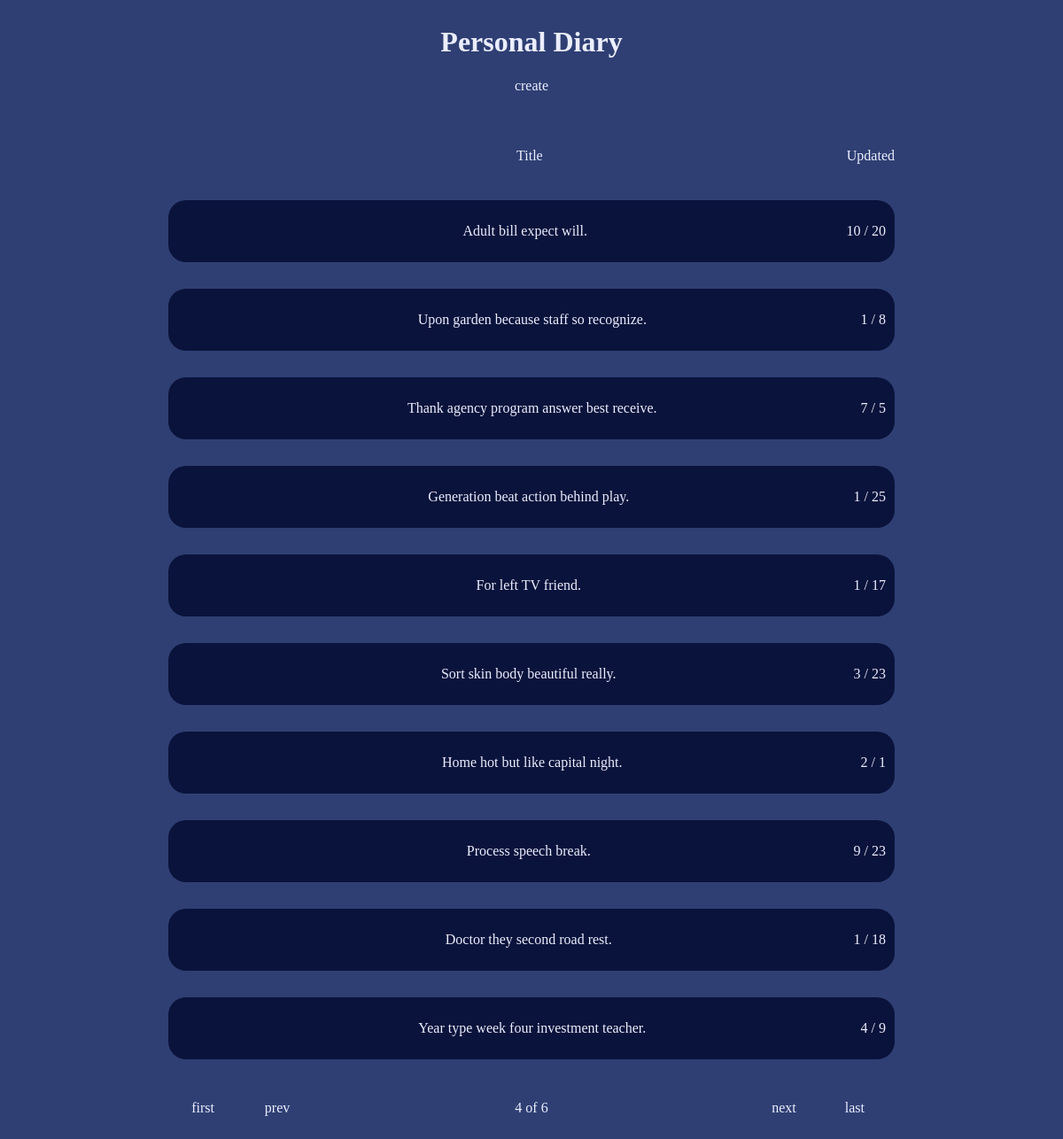
Page /posts/?page=4 on the committed database.
### posts/models.py (models this page shows, shortened)
class Post(models.Model):
    title = models.CharField(max_length=50)
    content = models.TextField(validators=[MinLengthValidator(10, 'need at least 10 letters.'),
                                        validateSymbols])
    createdAt = models.DateTimeField(verbose_name="Date Created", auto_now_add=True)
    modifiedAt = models.DateTimeField(verbose_name="Date Modified", auto_now=True)

### posts/views.py (the view)
# urls.py: path('posts/', views.PostListView.as_view(), name='post-list'),
class PostListView(ListView):
    model = Post
    ordering = ['-modifiedAt']
    paginate_by = 10
    def get_context_data(self, **kwargs):
        context = super().get_context_data(**kwargs)
        context['today'] = date.today()
        return context

### posts/templates/posts/post_list.html (shortened to what this page needs)
{% extends './base.html' %}
{% load static %}
{% block css%}
<link rel="stylesheet" href={% static 'posts/css/style.css' %}>
{% endblock css%}
{% block header %}
<h1 id="title">Personal Diary</h1>
<a href={% url 'post-create' %}>create</a>
{% endblock header %}
{% block container%}
{% if page_obj.object_list %}
<div class="header">
  <div class="title">
    Title
  </div>
  <div class="updated">
    Updated
  </div>
</div>
{% for post in page_obj.object_list %}
  <a href={% url 'post-detail' post.id %}>
    <div class="contentContainer">
      <div class="title">
        {{post.title}}
      </div>
      <div class="updated">
        {% if post.modifiedAt.day == today.day %}
        {{post.modifiedAt|time:"H:i"}}
        {% else %}
        {{post.modifiedAt.month}} / {{post.modifiedAt.day}}
        {% endif %}
      </div>
    </div>
{% endfor%}
      <div class="paginator">
        {% if page_obj.has_previous %}
          <a href="?page=1" class="first">first</a>
          <a href="?page={{ page_obj.previous_page_number }}" class="prev">prev</a>
        {% else %}
          <div class="first"></div>
          <div class="prev"></div>
        {% endif %}
        <span>
          <p>{{page_obj.number}} of {{page_obj.paginator.num_pages}}</p>
        </span>
        {% if page_obj.has_next %}
          <a href="?page={{page_obj.next_page_number}}" class="next">next</a>
          <a href="?page={{page_obj.paginator.num_pages}}" class="last">last</a>
        {% else %}
          <div class="next"></div>
          <div class="last"></div>
        {% endif %}
      </div>
{% else %}
<div class="blank">
  <p>No Content</p>
</div>
{% endif %} {% endblock container%}

### posts/static/posts/css/style.css (style rules this page uses)
* { color: rgb(235, 238, 255); }
body { background-color: rgb(47 63 115); display: flex; flex-direction: column; align-items: center; }
h1 { text-align: center; }
a { text-decoration: none; }
.header, .contentContainer { background-color: rgb(10 19 59); border-radius: 20px; width: 800px; height: 50px; margin-bottom: 30px; padding: 10px; display: flex; justify-content: space-between; align-items: center; }
.header { background-color: rgb(47 63 115); height: 20px; position: relative; left: 10px; }
.title { margin-left: 30px; text-align: center; flex: 1; }
.paginator { display: flex; justify-content: space-around; align-items: center; }
.paginator > *:not(span) { width: 30px; }
.paginator .next { margin-left: 200px; }
.paginator .prev { margin-right: 200px; }

### rows in the picture
Post: title "Adult bill expect will.", modifiedAt.month "10", modifiedAt.day "20"
Post: title "Upon garden because staff so recognize.", modifiedAt.month "1", modifiedAt.day "8"
Post: title "Thank agency program answer best receive.", modifiedAt.month "7", modifiedAt.day "5"
Post: title "Generation beat action behind play.", modifiedAt.month "1", modifiedAt.day "25"
Post: title "For left TV friend.", modifiedAt.month "1", modifiedAt.day "17"
Post: title "Sort skin body beautiful really.", modifiedAt.month "3", modifiedAt.day "23"
Post: title "Home hot but like capital night.", modifiedAt.month "2", modifiedAt.day "1"
Post: title "Process speech break.", modifiedAt.month "9", modifiedAt.day "23"
Post: title "Doctor they second road rest.", modifiedAt.month "1", modifiedAt.day "18"
Post: title "Year type week four investment teacher.", modifiedAt.month "4", modifiedAt.day "9"

### other values in the picture
{{ page_obj.number }} "4"
{{ page_obj.paginator.num_pages }} "6"
